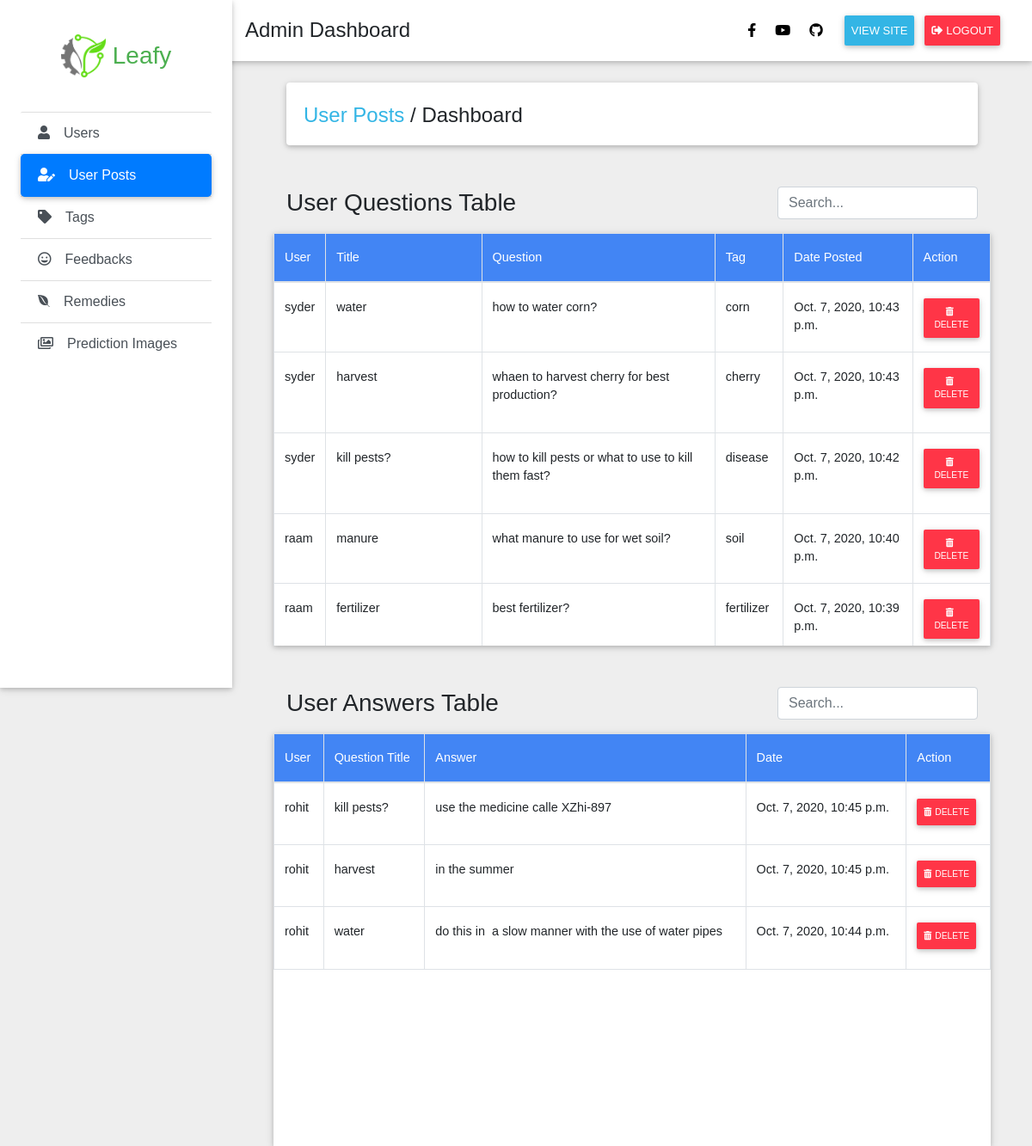
/adminUserPosts/ (signed in), run on the app's committed database.
### potato/models.py (models this page shows, shortened)
class Question(models.Model):
	tag_id=models.ForeignKey(Tag,to_field='tag',on_delete=models.CASCADE)
	title=models.CharField(max_length=1000)
	ques=RichTextUploadingField(blank = False, null = False)
	author=models.ForeignKey(User, on_delete=models.CASCADE)
	datetime= models.DateTimeField(default=timezone.now)

class Tag(models.Model):
	tag = models.CharField(max_length=20, unique=True)
	def __str__(self):
		return self.tag

class Answer(models.Model):
	qid=models.ForeignKey(Question,on_delete=models.CASCADE)
	uid=models.ForeignKey(User,on_delete=models.CASCADE)
	ans_body=RichTextUploadingField()
	datetime=models.DateTimeField(default=timezone.now)

### potato/views.py (the view)
# urls.py: path('adminUserPosts/', views.adminUserPosts, name = 'adminUserPosts'),
@login_required(login_url='/login/')  # change here
def adminUserPosts(request):
    if request.user.is_staff:  # here
        qns = Question.objects.all().order_by('datetime').reverse()
        ans = Answer.objects.all().order_by('datetime').reverse()
        context = {
            'qns': qns,
            'ans': ans,
            'posts': 'posts'
        }
        return render(request, 'adminUserPosts.html', context)
    else:  # and here
        raise PermissionDenied()

### potato/templates/adminUserPosts.html
{% extends 'dashboard.html' %}
{% block content %}
{% load static %}
<main class="pt-5 mx-lg-5">
    <div class="container-fluid mt-5">
        <div class="card mb-4 wow fadeIn">
            <div class="card-body d-sm-flex justify-content-between">
                <h4 class="mb-2 mb-sm-0 pt-1">
                    <a role="button" class="text-info">User Posts</a>
                    <span>/</span>
                    <span>Dashboard</span>
                </h4>
            </div>
        </div>
    </div>
    <div class="container-fluid mt-5 d-flex align-items-center justify-content-between">
        <h3 class="mb-0">User Questions Table</h3>
        <form class="d-flex justify-content-center">
            <input id="usersearch" type="search" placeholder="Search..." aria-label="Search" class="form-control">
        </form>
    </div>
    <div class="container-fluid mt-3 bg-white z-depth-1 p-0">
        <div class="table-wrapper-scroll-y my-custom-scrollbar">
            <table class="table table-hover table-bordered">
                <thead class="primary-color text-white">
                    <tr>
                        <th scope="col">User</th>
                        <th scope="col">Title</th>
                        <th scope="col">Question</th>
                        <th scope="col">Tag</th>
                        <th scope="col">Date Posted</th>
                        <th scope="col">Action</th>
                    </tr>
                </thead>
                <tbody id="usertable">
                    {% for q in qns %}
                    <tr>
                        <td>{{q.author}}</td>
                        <td>{{q.title}}</td>
                        <td>{{q.ques|safe}}</td>
                        <td>{{q.tag_id}}</td>
                        <td>{{q.datetime}}</td>
                        <td><a href="{% url 'adminDelq' q.id %}" class="btn btn-danger btn-sm p-2">
                                <i class="fas fa-trash-alt mr-1"></i>Delete</a></td>
                    </tr>
                    {% endfor %}
                </tbody>
            </table>
        </div>
    </div>
    <div class="container-fluid mt-5 d-flex align-items-center justify-content-between">
        <h3 class="mb-0">User Answers Table</h3>
        <form class="d-flex justify-content-center">
            <input id="anssearch" type="search" placeholder="Search..." aria-label="Search" class="form-control">
        </form>
    </div>
    <div class="container-fluid mt-3 bg-white z-depth-1 p-0">
        <div class="table-wrapper-scroll-y my-custom-scrollbar">
            <table class="table table-hover table-bordered">
                <thead class="primary-color text-white">
                    <tr>
                        <th scope="col">User</th>
                        <th scope="col">Question Title</th>
                        <th scope="col">Answer</th>
                        <th scope="col">Date</th>
                        <th scope="col">Action</th>
                    </tr>
                </thead>
                <tbody id="anstable">
                    {% for a in ans %}
                    <tr>
                        <td>{{a.uid}}</td>
                        <td>{{a.qid.title}}</td>
                        <td>{{a.ans_body |safe}}</td>
                        <td>{{a.datetime}}</td>
                        <td><a href="{% url 'adminDela' a.id %}" class="btn btn-danger btn-sm p-2">
                                <i class="fas fa-trash-alt mr-1"></i>Delete</a></td>
                    </tr>
                    {% endfor %}
                </tbody>
            </table>
        </div>
    </div>
</main>
{% endblock %}

### potato/static/css/dashboard.css (style rules this page uses)
html { --bg-col: #212121; --col-text: #fafafa; --btn: #64dd17; }
.my-custom-scrollbar { position: relative; height: 60vh; overflow: auto; }
.table-wrapper-scroll-y { display: block; }

### data on the page
Question: author "syder", title "water", ques "how to water corn?", tag_id "corn", datetime "Oct. 7, 2020, 10:43 p.m."
Question: author "syder", title "harvest", ques "whaen to harvest cherry for best production?", tag_id "cherry", datetime "Oct. 7, 2020, 10:43 p.m."
Question: author "syder", title "kill pests?", ques "how to kill pests or what to use to kill them fast?", tag_id "disease", datetime "Oct. 7, 2020, 10:42 p.m."
Question: author "raam", title "manure", ques "what manure to use for wet soil?", tag_id "soil", datetime "Oct. 7, 2020, 10:40 p.m."
Question: author "raam", title "fertilizer", ques "best fertilizer?", tag_id "fertilizer", datetime "Oct. 7, 2020, 10:39 p.m."
Answer: uid "rohit", qid "kill pests?", ans_body "use the medicine calle XZhi-897", datetime "Oct. 7, 2020, 10:45 p.m."
Answer: uid "rohit", qid "harvest", ans_body "in the summer", datetime "Oct. 7, 2020, 10:45 p.m."
Answer: uid "rohit", qid "water", ans_body "do this in a slow manner with the use of water pipes", datetime "Oct. 7, 2020, 10:44 p.m."
